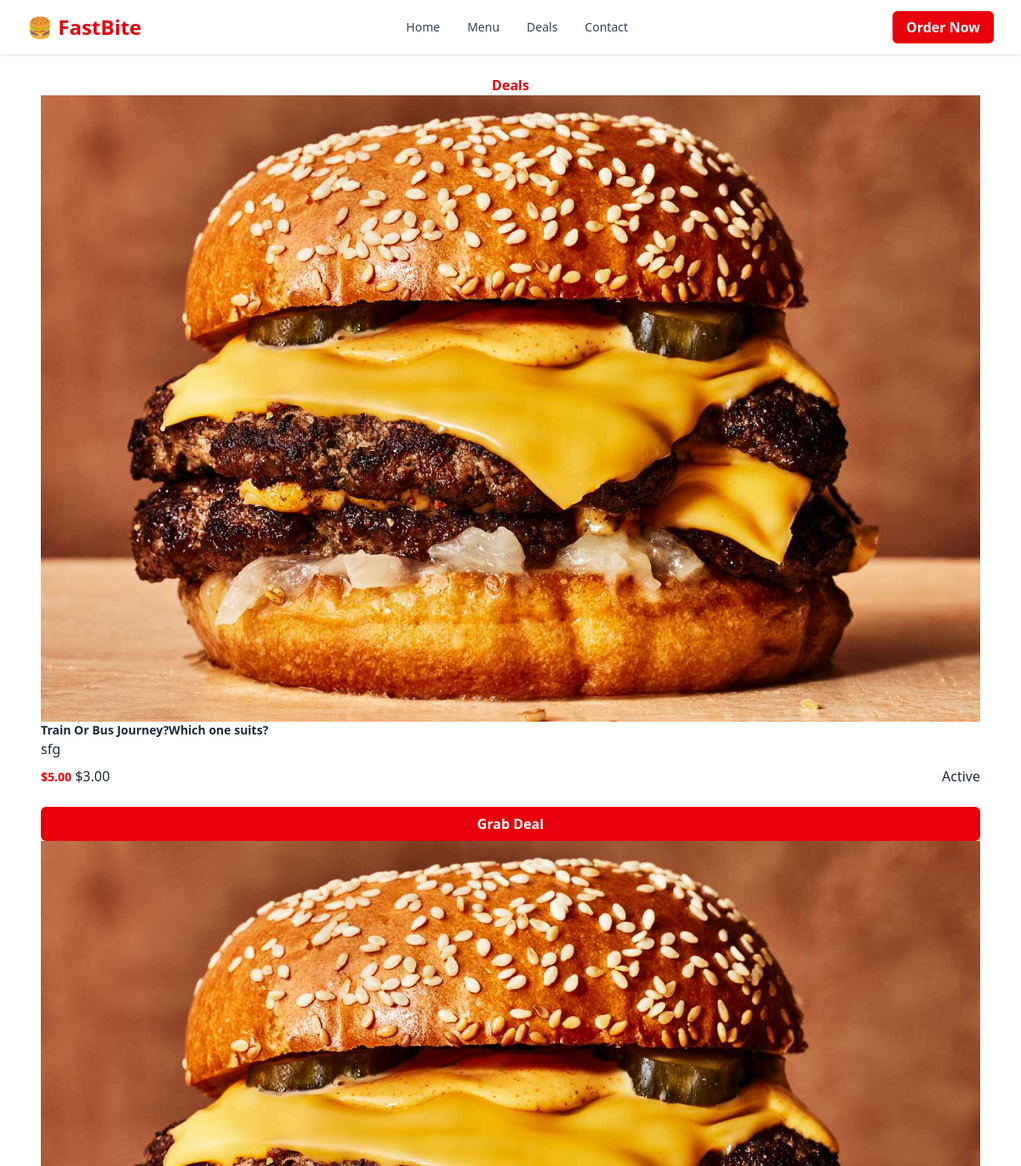
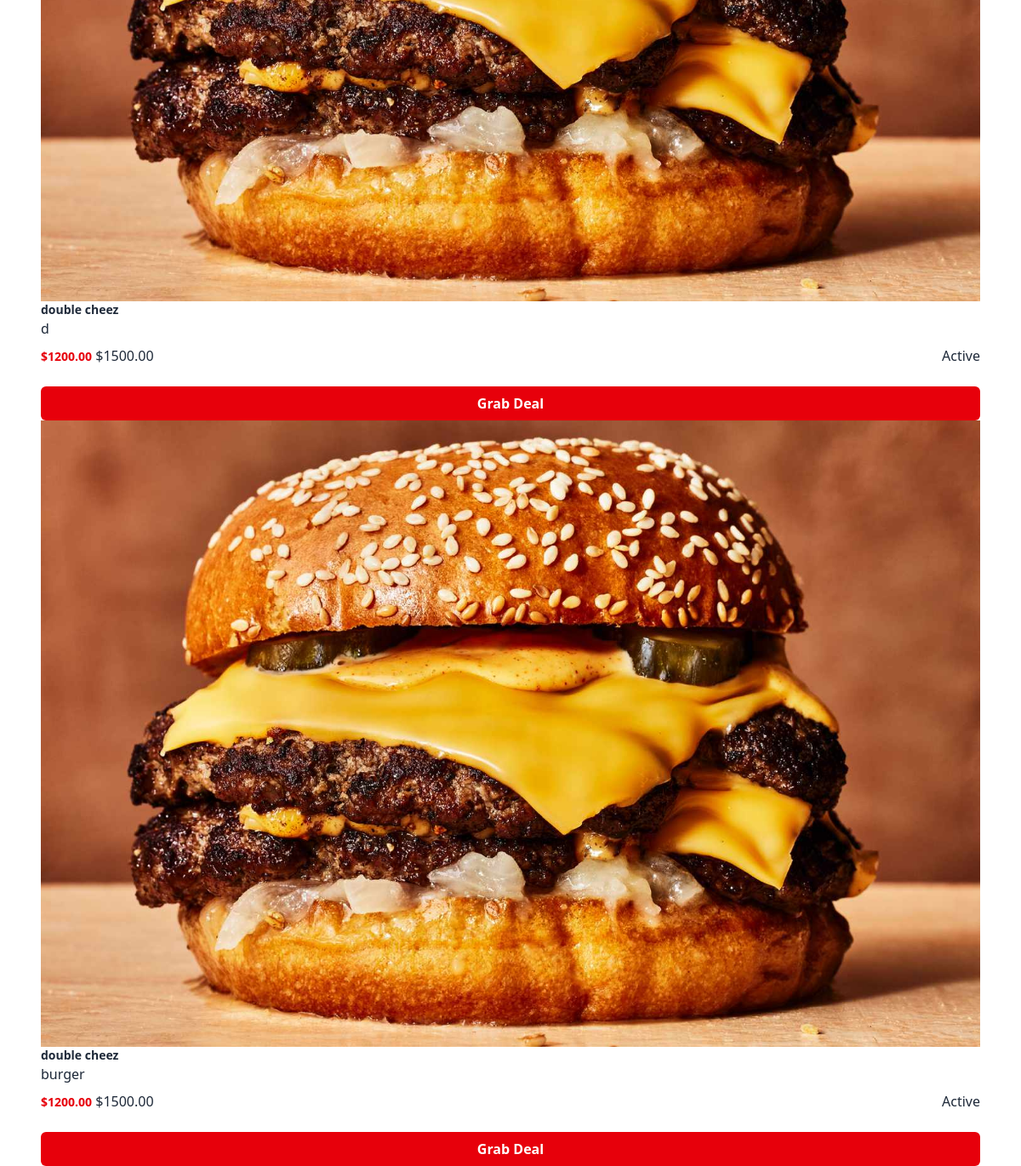
The app's page /deals/ with its own data (2 pictures, top to bottom).
### food/models.py (models this page shows, shortened)
class Deal(models.Model):
    title = models.CharField(max_length=100)
    description = models.TextField()
    original_price = models.DecimalField(max_digits=6, decimal_places=2)
    discounted_price = models.DecimalField(max_digits=6, decimal_places=2)
    image = models.ImageField(upload_to='deal_images/', blank=True, null=True)
    is_active = models.BooleanField(default=True)
    created_at = models.DateTimeField(auto_now_add=True)

### food/views.py (the view)
# urls.py: path('deals/', views.deals_view, name='deals'),
def deals_view(request):
    deals = Deal.objects.filter(is_active=True).order_by('-created_at')
    return render(request, 'deals.html', {'deals': deals})

### food/templates/deals.html (shortened to what this page needs)
{% extends "layout.html" %}
{% load static %}
{% block content %}
<section class="max-w-6xl mx-auto px-4 py-10">
  <h2 class="text-3xl font-bold text-center text-red-600 mb-10">Deals</h2>
  {% if deals %}
  <div class="grid grid-cols-1 sm:grid-cols-2 md:grid-cols-3 lg:grid-cols-4 gap-6">
    {% for deal in deals %}
    <div class="bg-white border rounded-lg shadow-md hover:shadow-xl transition-shadow duration-300 overflow-hidden">
      {% if deal.image %}
      <img src="{{ deal.image.url }}" alt="{{ deal.title }}" class="w-full h-36 object-cover">
      {% else %}
      <div class="w-full h-36 bg-gray-100 flex items-center justify-center text-gray-400">No Image</div>
      {% endif %}
      <div class="p-4">
        <h3 class="text-sm font-semibold text-gray-800 truncate">{{ deal.title }}</h3>
        <p class="text-xs text-gray-500 mt-1 truncate">{{ deal.description }}</p>
        <div class="mt-2 flex justify-between items-center">
          <div>
            <span class="text-red-600 font-bold text-sm">${{ deal.discounted_price }}</span>
            <span class="line-through text-xs text-gray-400 ml-1">${{ deal.original_price }}</span>
          </div>
          {% if deal.is_active %}
          <span class="text-xs bg-green-100 text-green-700 px-3 py-1 rounded-full">Active</span>
          {% else %}
          <span class="text-xs bg-gray-200 text-gray-600 px-3 py-1 rounded-full">Inactive</span>
          {% endif %}
        </div>
        <div class="mt-6">
          {% if deal.is_active %}
          <a href="#"
             class="block text-center bg-red-600 hover:bg-red-700 text-white font-semibold py-2 rounded-md transition duration-300 ease-in-out shadow-md hover:shadow-lg">
            Grab Deal
          </a>
          {% else %}
          <button disabled
                  class="w-full text-center bg-gray-300 text-gray-600 font-semibold py-2 rounded-md cursor-not-allowed opacity-70">
            Unavailable
          </button>
          {% endif %}
        </div>
      </div>
    </div>
    {% endfor %}
  </div>
  {% else %}
    <p class="text-center text-gray-500">No deals available.</p>
  {% endif %}
</section>
{% endblock %}

### templates/layout.html (shortened to what this page needs)
{% load static tailwind_tags %}
{% load static %}
<!DOCTYPE html>
<html lang="en">
<head>
    {%tailwind_css%}
</head>
<body class="bg-white text-gray-800">
<header class="bg-white shadow sticky top-0 z-50">
  <div class="max-w-7xl mx-auto px-4 sm:px-6 lg:px-8">
    <div class="flex justify-between items-center h-16">
      <div class="flex-shrink-0 flex items-center text-2xl font-bold text-red-600">
        🍔 FastBite
      </div>
      <nav class="hidden md:flex space-x-8 text-sm font-medium">
        <a href="{% url 'home' %}" class="text-gray-700 hover:text-red-600 transition">Home</a>
        <a href="{% url 'menu' %}" class="text-gray-700 hover:text-red-600 transition">Menu</a>
        <a href="{% url 'deals' %}" class="text-gray-700 hover:text-red-600 transition">Deals</a>
        <a href="{% url 'contact' %}" class="text-gray-700 hover:text-red-600 transition">Contact</a>
      </nav>
      <div class="hidden md:block">
        <a href="" class="bg-red-600 text-white px-4 py-2 rounded-md hover:bg-red-500 transition font-semibold">
          Order Now
        </a>
      </div>
    </div>
  </div>
</header>
<main class="mt-6 px-4 sm:px-6 lg:px-8">
  {% block content %}
  {% endblock %}
</main>
</body>
</html>

### records on screen
Deal: image (picture), title "Train Or Bus Journey?Which one suits?", description "sfg", discounted_price "5.00", original_price "3.00", is_active "Active"
Deal: image (picture), title "double cheez", description "d", discounted_price "1200.00", original_price "1500.00", is_active "Active"
Deal: image (picture), title "double cheez", description "burger", discounted_price "1200.00", original_price "1500.00", is_active "Active"
